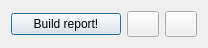
  <widget class="QWidget" name="layoutWidget">
   <property name="geometry">
    <rect>
     <x>610</x>
     <y>50</y>
     <width>188</width>
     <height>32</height>
    </rect>
   </property>
   <layout class="QHBoxLayout" name="horizontalLayout">
    <item>
     <widget class="QPushButton" name="buttonBuildReport">
      <property name="minimumSize">
       <size>
        <width>110</width>
        <height>0</height>
       </size>
      </property>
      <property name="toolTip">
       <string>Build report / Abort report creation</string>
      </property>
      <property name="text">
       <string>Build report!</string>
      </property>
      <property name="default">
       <bool>true</bool>
      </property>
     </widget>
    </item>
    <item>
     <widget class="QPushButton" name="buttonLoadSettings">
      <property name="sizePolicy">
       <sizepolicy hsizetype="Fixed" vsizetype="Fixed">
        <horstretch>0</horstretch>
        <verstretch>0</verstretch>
       </sizepolicy>
      </property>
      <property name="minimumSize">
       <size>
        <width>32</width>
        <height>26</height>
       </size>
      </property>
      <property name="maximumSize">
       <size>
        <width>32</width>
        <height>26</height>
       </size>
      </property>
      <property name="toolTip">
       <string>Load settings from disk (script file)</string>
      </property>
      <property name="text">
       <string/>
      </property>
      <property name="icon">
       <iconset resource="gex.qrc">
        <normaloff>:/gex/icons/filelist_open.png</normaloff>:/gex/icons/filelist_open.png</iconset>
      </property>
      <property name="iconSize">
       <size>
        <width>32</width>
        <height>32</height>
       </size>
      </property>
     </widget>
    </item>
    <item>
     <widget class="QPushButton" name="buttonSaveSettings">
      <property name="sizePolicy">
       <sizepolicy hsizetype="Fixed" vsizetype="Fixed">
        <horstretch>0</horstretch>
        <verstretch>0</verstretch>
       </sizepolicy>
      </property>
      <property name="minimumSize">
       <size>
        <width>32</width>
        <height>26</height>
       </size>
      </property>
      <property name="maximumSize">
       <size>
        <width>32</width>
        <height>26</height>
       </size>
      </property>
      <property name="toolTip">
       <string>Save settings to disk (script file)...</string>
      </property>
      <property name="text">
       <string/>
      </property>
      <property name="icon">
       <iconset resource="gex.qrc">
        <normaloff>:/gex/icons/file_save.png</normaloff>:/gex/icons/file_save.png</iconset>
      </property>
      <property name="iconSize">
       <size>
        <width>32</width>
        <height>32</height>
       </size>
      </property>
     </widget>
    </item>
   </layout>
  </widget>
